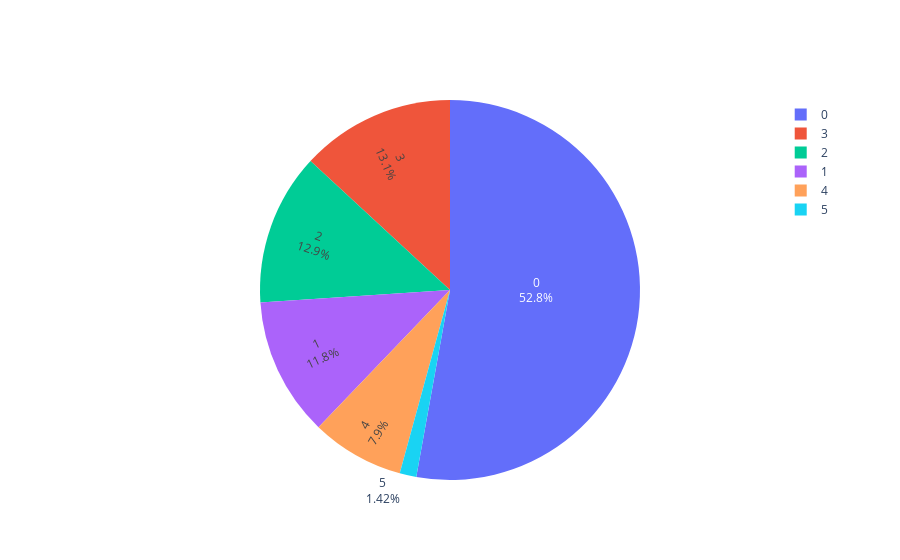

Write notebook code for a chart like this one.
### Code cell
labels = target_distrib.index
values = list(target_distrib)

fig = go.Figure(data=[go.Pie(labels=labels, values=values, textinfo='label+percent',
                             insidetextorientation='radial'
                            )])
fig.show()

### Figure 1 — Plotly figure (JSON) as saved in the notebook; plotly's stock layout.template omitted (floating-point values rounded to 4 significant figures)
{"data": [{"insidetextorientation": "radial", "labels": [0, 3, 2, 1, 4, 5], "textinfo": "label+percent", "type": "pie", "values": [2641, 656, 646, 589, 395, 71]}], "layout": {}}
